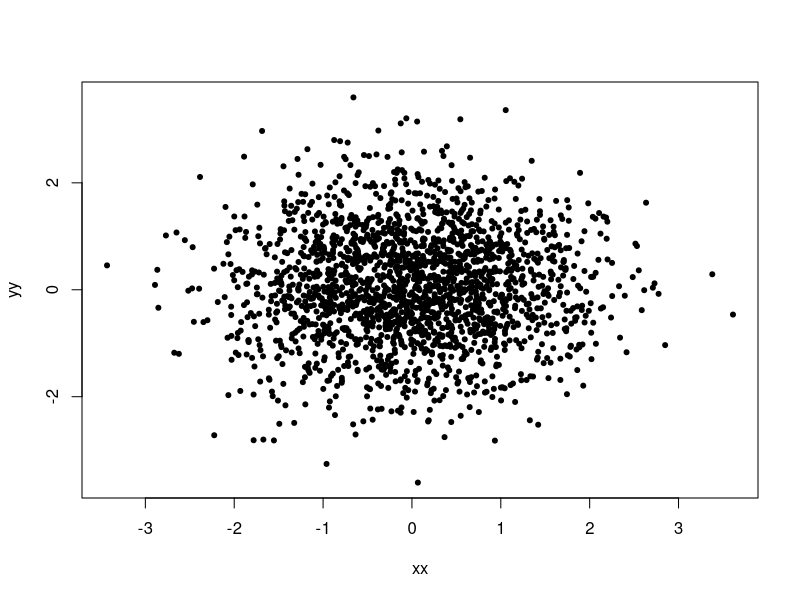
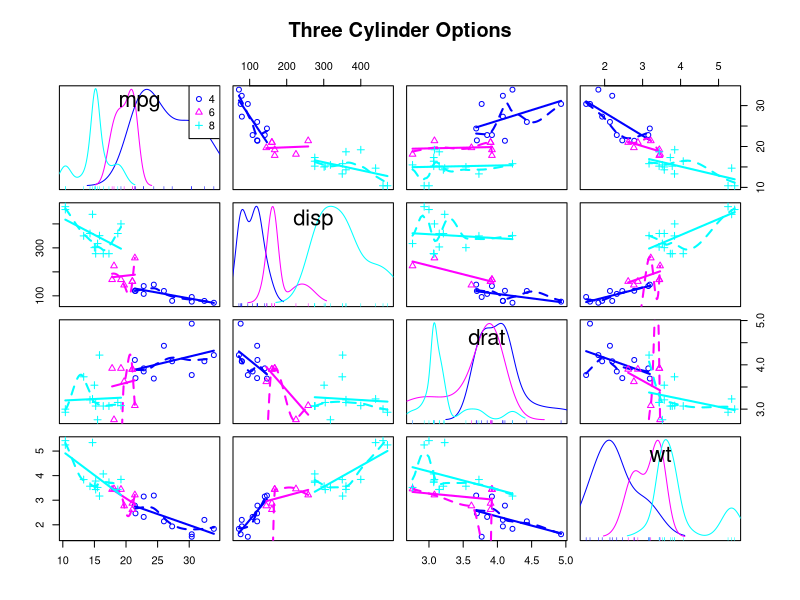
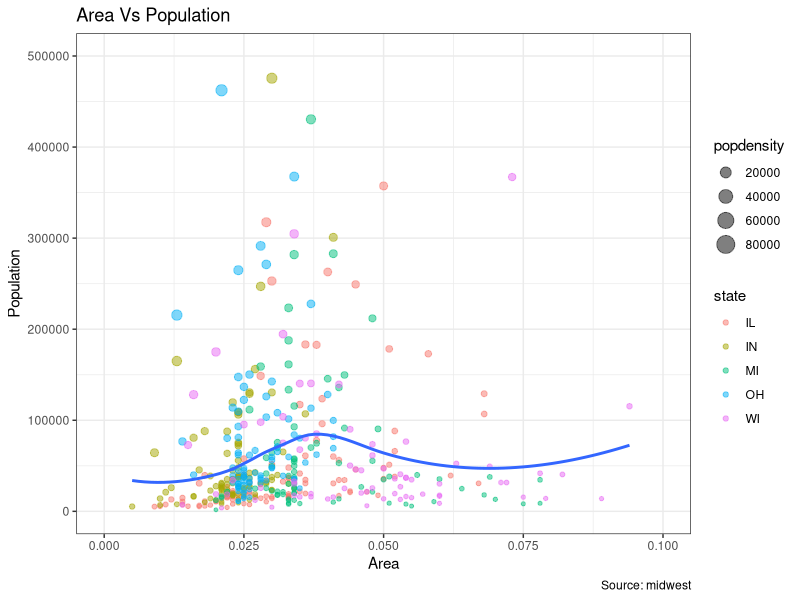

Reproduce these figures in R, in order.
## ---- chunk 1
library(ggplot2)
theme_set(theme_bw(base_size=12))
theme_update(panel.background = element_rect(fill = "transparent", colour = NA),
             plot.background = element_rect(fill = "transparent", colour = NA))
knitr::opts_chunk$set(dev.args=list(bg="transparent"))
## ---- chunk 2
xx <- rnorm(2000)
yy <- rnorm(2000)
plot(xx, yy, pch=20, color = rgb(0,0,0,alpha=0.3))
## ---- chunk 3
library(car)
attach(mtcars)
scatterplotMatrix(~mpg+disp+drat+wt|cyl,
  data=mtcars,
  main="Three Cylinder Options"
)
## ---- chunk 4
# Setup ----------------------------------------------
options(scipen=999)
library(ggplot2)
data("midwest", package = "ggplot2")
theme_set(theme_bw())
# midwest <- read.csv("http://goo.gl/G1K41K")  # bkup data source

# Add plot components --------------------------------
gg <- ggplot(midwest, aes(x=area, y=poptotal)) +
  geom_point(aes(col=state, size=popdensity), alpha=0.5) +
  geom_smooth(method="loess", se=F) + xlim(c(0, 0.1)) + ylim(c(0, 500000)) +
  labs(title="Area Vs Population",
    y="Population", x="Area", caption="Source: midwest")

# Call plot ------------------------------------------
plot(gg)
